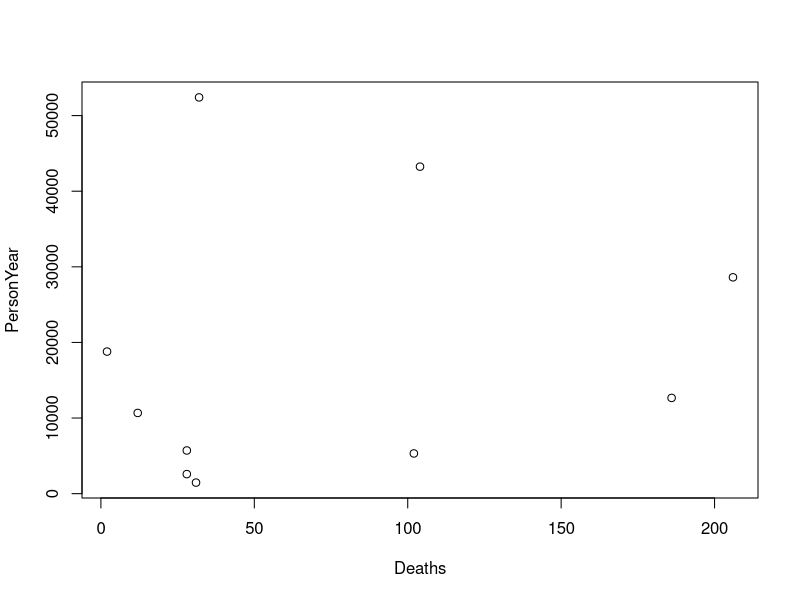

R code for this plot:
## ---- chunk 1
getwd()
## ---- chunk 2
easy <- read.table('simple.txt', header = TRUE, sep = "\t")
## ---- chunk 3
head(easy)
## ---- chunk 4
View(easy)
## ---- chunk 5
plot(easy)
## ---- chunk 6
smoking <- read.csv('smoking.csv', header = TRUE)
## ---- chunk 7
data(mtcars)
## ---- chunk 8
head(mtcars)
## ---- chunk 9
  ?mtcars
## ---- chunk 10
ls()
